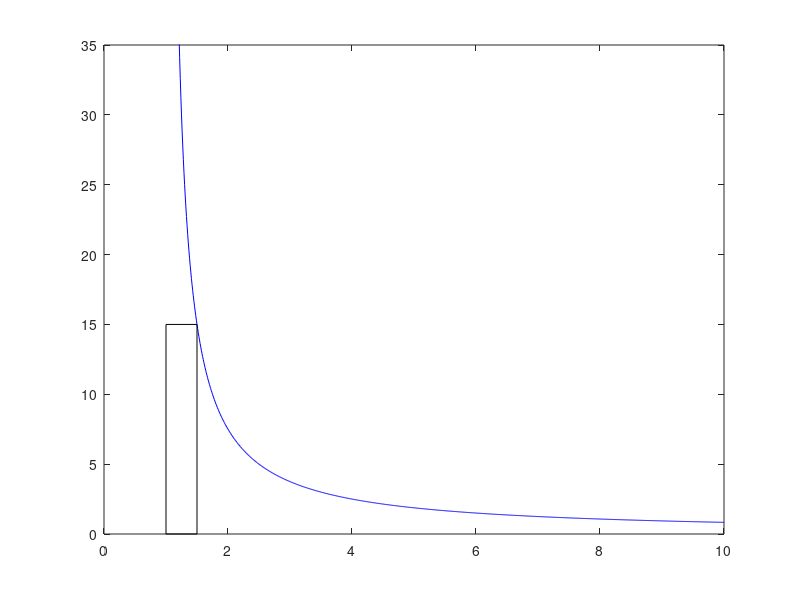

Source code (MATLAB): (Note: this script raises an error after producing the figure.)
t = 1.2:0.01:10;
y = 7.5./(t-1);

%% plot figure
figure(5); clf
plot(t,y,'b');
hold on;
axis([0,10,0,35])
r = rectangle('Position',[1,0,0.5,15]);
r.FaceColor = [0 0.5 0.5];
r.EdgeColor = r.FaceColor;
plot([1,1],[0,max(y)],'k--')
xlabel(['$\displaystyle\frac{|I|}{I_{rated}}$',' (p.u.)'],'interpreter','latex')
ylabel('Time to trip (sec)')



